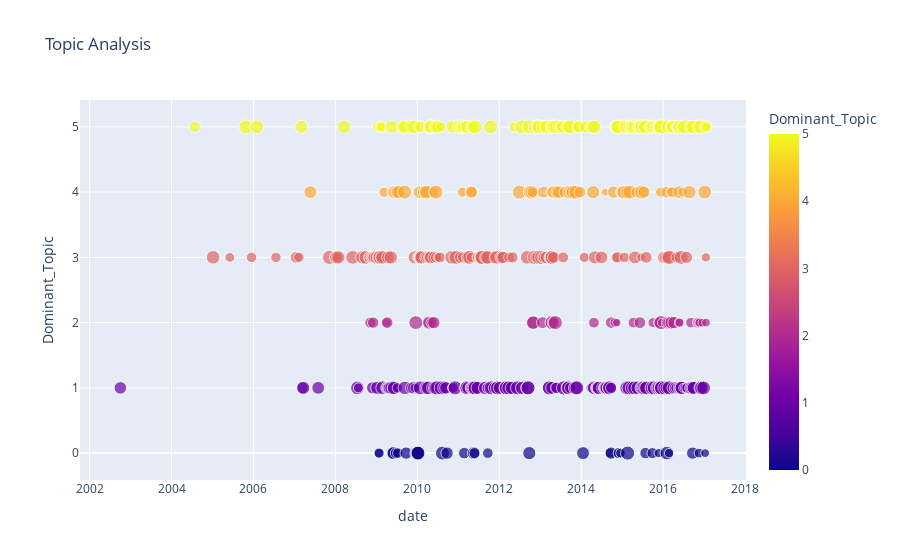

Write notebook code for a chart like this one.
### Code cell
#visualization of table1
import plotly.express as px
fig3 = px.scatter(df_dominant_topic,
                     x="date", y="Dominant_Topic", size="Topic_Perc_Contrib", color="Dominant_Topic",
                      size_max=10,
                      title="Topic Analysis" )
fig3.show()

### Figure 1 — Plotly figure (JSON) as saved in the notebook; plotly's stock layout.template omitted (floating-point values rounded to 4 significant figures; data arrays with more than 128 entries replaced by an {"elided": "..."} marker saying what was removed)
{"data": [{"hovertemplate": "date=%{x}<br>Dominant_Topic=%{marker.color}<br>Topic_Perc_Contrib=%{marker.size}<extra></extra>", "legendgroup": "", "marker": {"color": {"elided": "462 int values"}, "coloraxis": "coloraxis", "size": {"elided": "462 float values"}, "sizemode": "area", "sizeref": 0.009993, "symbol": "circle"}, "mode": "markers", "name": "", "orientation": "v", "showlegend": false, "type": "scatter", "x": {"elided": "462 str values"}, "xaxis": "x", "y": {"elided": "462 int values"}, "yaxis": "y"}], "layout": {"coloraxis": {"colorbar": {"title": {"text": "Dominant_Topic"}}, "colorscale": [[0, "#0d0887"], [0.1111, "#46039f"], [0.2222, "#7201a8"], [0.3333, "#9c179e"], [0.4444, "#bd3786"], [0.5556, "#d8576b"], [0.6667, "#ed7953"], [0.7778, "#fb9f3a"], [0.8889, "#fdca26"], [1, "#f0f921"]]}, "legend": {"itemsizing": "constant", "tracegroupgap": 0}, "title": {"text": "Topic Analysis"}, "xaxis": {"anchor": "y", "domain": [0, 1], "title": {"text": "date"}}, "yaxis": {"anchor": "x", "domain": [0, 1], "title": {"text": "Dominant_Topic"}}}}
